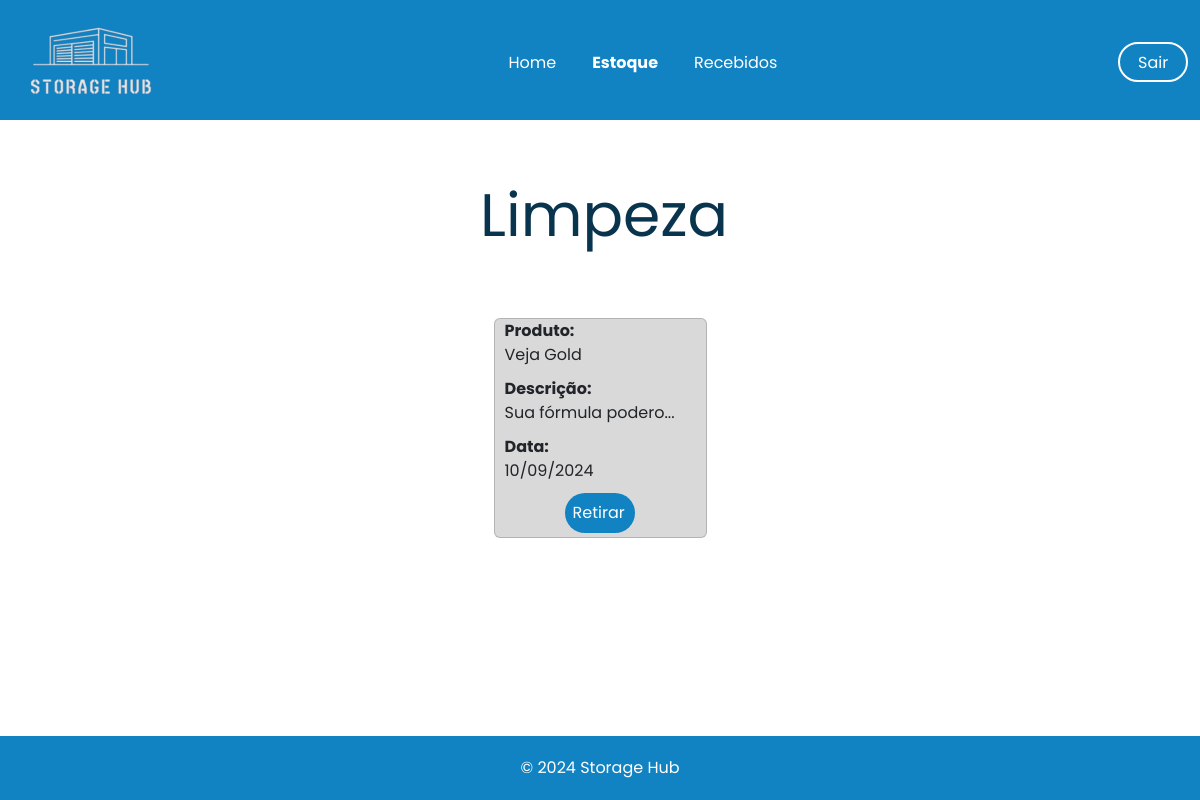
The app's page /estoque_limpeza/ (signed in) with its own data.
### app/models.py (models this page shows)
class MaterialRecebido(db.Model):
    id = db.Column(db.Integer, primary_key=True)
    nome_produto = db.Column(db.String, nullable=False)
    quantidade = db.Column(db.Float, nullable=False)
    data_recebimento = db.Column(db.DateTime, default=datetime.now())
    descricao_produto = db.Column(db.String, nullable=True)
    tipo_produto = db.Column(db.String, nullable=False)
    recebido_por = db.Column(db.String, nullable=False)
    registrado_por = db.Column(db.String, nullable=False)

### app/view.py (the view)
@app.route('/estoque_limpeza/')
@login_required
def estoquelimpeza():
    estoque = MaterialRecebido.query.filter_by(tipo_produto='Limpeza').all()
    return render_template('limpeza.html', estoque= estoque)

### app/models.py (called while the page is built)
@login_manager.user_loader
def load_user(user_id):
    return User.query.get(user_id)

### app/templates/limpeza.html (shortened to what this page needs)
<!DOCTYPE html>
<html lang="pt-BR">
<head>
    <link
    rel="stylesheet"
    href="https://cdn.jsdelivr.net/npm/bootstrap@5.3.3/dist/css/bootstrap.min.css"
    />
</head>
<body>
    <header>
        <nav class="navbar navbar-expand-lg">
            <div class="container-fluid">
                <a class="navbar-brand me-auto" href="#"><img src="../static/img/logo_storage.png" alt="Storage Hub Logo"></a>
                <div class="collapse navbar-collapse" id="navbarSupportedContent">
                    <ul class="navbar-nav mx-auto" style="padding-top: 20px;">
                        <div class="center" style="display: flex; align-items: center; width: 30%;">
                        <li class="nav-item">
                            <a class="nav-link" aria-current="page" href="{{url_for('homepage')}}" style="font-weight: 400;">Home</a>
                        </li>
                        <li class="nav-item">
                            <a class="nav-link" href="{{url_for('home_estoque')}}">Estoque</a>
                        </li>
                        <li class="nav-item">
                            <a class="nav-link" href="{{url_for('recebidos')}}" style="font-weight: 400;">Recebidos</a>
                        </div>
                    </ul>
                    <a href="{{url_for('logout')}}" style="
                    background-color: #1183C3;
                    color: white;
                    width: 70px;
                    height: 40px;
                    border: 2px solid white;
                    text-decoration: none;
                    border-radius: 50px;"><p class="sair" style="padding: 7px 0px 0px 18px;">Sair</p></a>
                </div>
            </div>
        </nav>
    </header>
    <main>
        <div>
            <section class="stock">
                <div>
                    <h1 class="stock-text">Limpeza</h1>
                </div>
            </section>
                <div class="cards" style="display: flex; gap: 100px; align-items: center; justify-content: center; flex-wrap: wrap;">
                    {% for linha in estoque %}
                    <div class="card" style="background-color:#D9D9D9; height: 220px; margin-bottom: 40px;">
                        <div class="linha-card">
                        <tr>
                            <div class="quebra" style="display: flex; flex-direction: column; height: 170px; justify-content: space-between;">
                                <div class="space" style="margin-left: 10px;">
                                <div class="primeiro">
                                    <td ><strong>Produto:<br></strong>{{linha.nome_produto}}</td>
                                </div>
                                <div class="segunda" style="margin-top: 10px;">
                                    <td>
                                        <strong>Descrição:<br></strong>
                                        {{ linha.descricao_produto[:18] }}{% if linha.descricao_produto|length > 18 %}...{% endif %}
                                    </td>
                                </div>
                                <div class="segunda" style="margin-top: 10px;">
                                    <td><strong>Data:<br></strong>{{ linha.data_recebimento.strftime('%d/%m/%Y') }}</td>
                                </div>
                            </div>
                                <div class="botao" style="background-color: #1183C3; width: 70px; padding: 8px; border-radius: 20px; margin-left: 70px; margin-top: 10px;">
                                    <td><a href="{{url_for('estoqueDetail', id=linha.id)}}" style="text-decoration: none; color:white;">Retirar</a></td>
                                </div>
                            </div>
                        </tr>
                        </div>
                    </div>
                    {% endfor%}
                </div>
        </div>
    </main>
    <footer style="background-color: #1183C3; color: white; padding: 20px 0;text-align: center;">&copy; 2024 Storage Hub</footer>
</body>
</html>

### app/templates/limpeza.html (style rules this page uses)
body { font-family: "Poppins", sans-serif; margin: 0; padding: 0; display: flex; flex-direction: column; min-height: 100vh; }
header { background-color: #1183C3; color: white; width: 100%; height: 120px; }
.navbar-nav { display: flex; justify-content: center; flex: 1; padding-bottom: 18px; }
.navbar-nav .nav-link { color: white; font-weight: bold; margin-right: 20px; }
.stock { display: flex; justify-content: space-around; align-items: center; padding: 50px; }
.stock-text { color: #09344D; font-family: Poppins; font-size: 60px; font-style: normal; font-weight: 400; line-height: normal; width: 240px; height: 90px; }
main { flex: 1; }
.card { width: 213px; height: 180px; }

### records on screen
MaterialRecebido: nome_produto "Veja Gold", descricao_produto "Sua fórmula podero", data_recebimento "10/09/2024"
